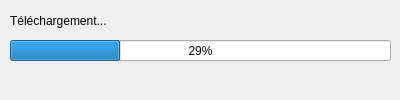
<?xml version="1.0" encoding="UTF-8"?>
<ui version="4.0">
 <class>Form</class>
 <widget class="QWidget" name="Form">
  <property name="geometry">
   <rect>
    <x>0</x>
    <y>0</y>
    <width>400</width>
    <height>100</height>
   </rect>
  </property>
  <property name="sizePolicy">
   <sizepolicy hsizetype="Fixed" vsizetype="Fixed">
    <horstretch>0</horstretch>
    <verstretch>0</verstretch>
   </sizepolicy>
  </property>
  <property name="minimumSize">
   <size>
    <width>400</width>
    <height>100</height>
   </size>
  </property>
  <property name="maximumSize">
   <size>
    <width>400</width>
    <height>100</height>
   </size>
  </property>
  <property name="windowTitle">
   <string>Form</string>
  </property>
  <widget class="QLabel" name="label">
   <property name="geometry">
    <rect>
     <x>10</x>
     <y>10</y>
     <width>181</width>
     <height>21</height>
    </rect>
   </property>
   <property name="text">
    <string>Téléchargement...</string>
   </property>
  </widget>
  <widget class="QProgressBar" name="progressBar">
   <property name="geometry">
    <rect>
     <x>10</x>
     <y>40</y>
     <width>381</width>
     <height>21</height>
    </rect>
   </property>
   <property name="value">
    <number>29</number>
   </property>
   <property name="orientation">
    <enum>Qt::Horizontal</enum>
   </property>
   <property name="format">
    <string>%p%</string>
   </property>
  </widget>
 </widget>
 <resources/>
 <connections/>
</ui>
